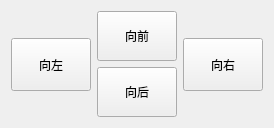
       <widget class="QWidget" name="tab_3">
        <attribute name="title">
         <string>Jog控制</string>
        </attribute>
        <layout class="QHBoxLayout" name="horizontalLayout">
         <item>
          <layout class="QVBoxLayout" name="verticalLayout_3" stretch="1,2,1">
           <item>
            <spacer name="verticalSpacer">
             <property name="orientation">
              <enum>Qt::Vertical</enum>
             </property>
             <property name="sizeType">
              <enum>QSizePolicy::Preferred</enum>
             </property>
             <property name="sizeHint" stdset="0">
              <size>
               <width>20</width>
               <height>40</height>
              </size>
             </property>
            </spacer>
           </item>
           <item>
            <widget class="QPushButton" name="pushButton_move_left">
             <property name="sizePolicy">
              <sizepolicy hsizetype="Preferred" vsizetype="Preferred">
               <horstretch>0</horstretch>
               <verstretch>0</verstretch>
              </sizepolicy>
             </property>
             <property name="minimumSize">
              <size>
               <width>0</width>
               <height>0</height>
              </size>
             </property>
             <property name="text">
              <string>向左</string>
             </property>
            </widget>
           </item>
           <item>
            <spacer name="verticalSpacer_2">
             <property name="orientation">
              <enum>Qt::Vertical</enum>
             </property>
             <property name="sizeType">
              <enum>QSizePolicy::Preferred</enum>
             </property>
             <property name="sizeHint" stdset="0">
              <size>
               <width>20</width>
               <height>40</height>
              </size>
             </property>
            </spacer>
           </item>
          </layout>
         </item>
         <item>
          <layout class="QVBoxLayout" name="verticalLayout" stretch="0,0">
           <item>
            <widget class="QPushButton" name="pushButton_move_front">
             <property name="sizePolicy">
              <sizepolicy hsizetype="Preferred" vsizetype="Preferred">
               <horstretch>0</horstretch>
               <verstretch>0</verstretch>
              </sizepolicy>
             </property>
             <property name="minimumSize">
              <size>
               <width>0</width>
               <height>0</height>
              </size>
             </property>
             <property name="text">
              <string>向前</string>
             </property>
            </widget>
           </item>
           <item>
            <widget class="QPushButton" name="pushButton_move_back">
             <property name="sizePolicy">
              <sizepolicy hsizetype="Preferred" vsizetype="Preferred">
               <horstretch>0</horstretch>
               <verstretch>0</verstretch>
              </sizepolicy>
             </property>
             <property name="minimumSize">
              <size>
               <width>0</width>
               <height>0</height>
              </size>
             </property>
             <property name="text">
              <string>向后</string>
             </property>
            </widget>
           </item>
          </layout>
         </item>
         <item>
          <layout class="QVBoxLayout" name="verticalLayout_2" stretch="1,2,1">
           <item>
            <spacer name="verticalSpacer_3">
             <property name="orientation">
              <enum>Qt::Vertical</enum>
             </property>
             <property name="sizeType">
              <enum>QSizePolicy::Preferred</enum>
             </property>
             <property name="sizeHint" stdset="0">
              <size>
               <width>20</width>
               <height>40</height>
              </size>
             </property>
            </spacer>
           </item>
           <item>
            <widget class="QPushButton" name="pushButton_move_right">
             <property name="sizePolicy">
              <sizepolicy hsizetype="Preferred" vsizetype="Preferred">
               <horstretch>0</horstretch>
               <verstretch>0</verstretch>
              </sizepolicy>
             </property>
             <property name="minimumSize">
              <size>
               <width>0</width>
               <height>0</height>
              </size>
             </property>
             <property name="text">
              <string>向右</string>
             </property>
            </widget>
           </item>
           <item>
            <spacer name="verticalSpacer_4">
             <property name="orientation">
              <enum>Qt::Vertical</enum>
             </property>
             <property name="sizeType">
              <enum>QSizePolicy::Preferred</enum>
             </property>
             <property name="sizeHint" stdset="0">
              <size>
               <width>20</width>
               <height>40</height>
              </size>
             </property>
            </spacer>
           </item>
          </layout>
         </item>
        </layout>
       </widget>
